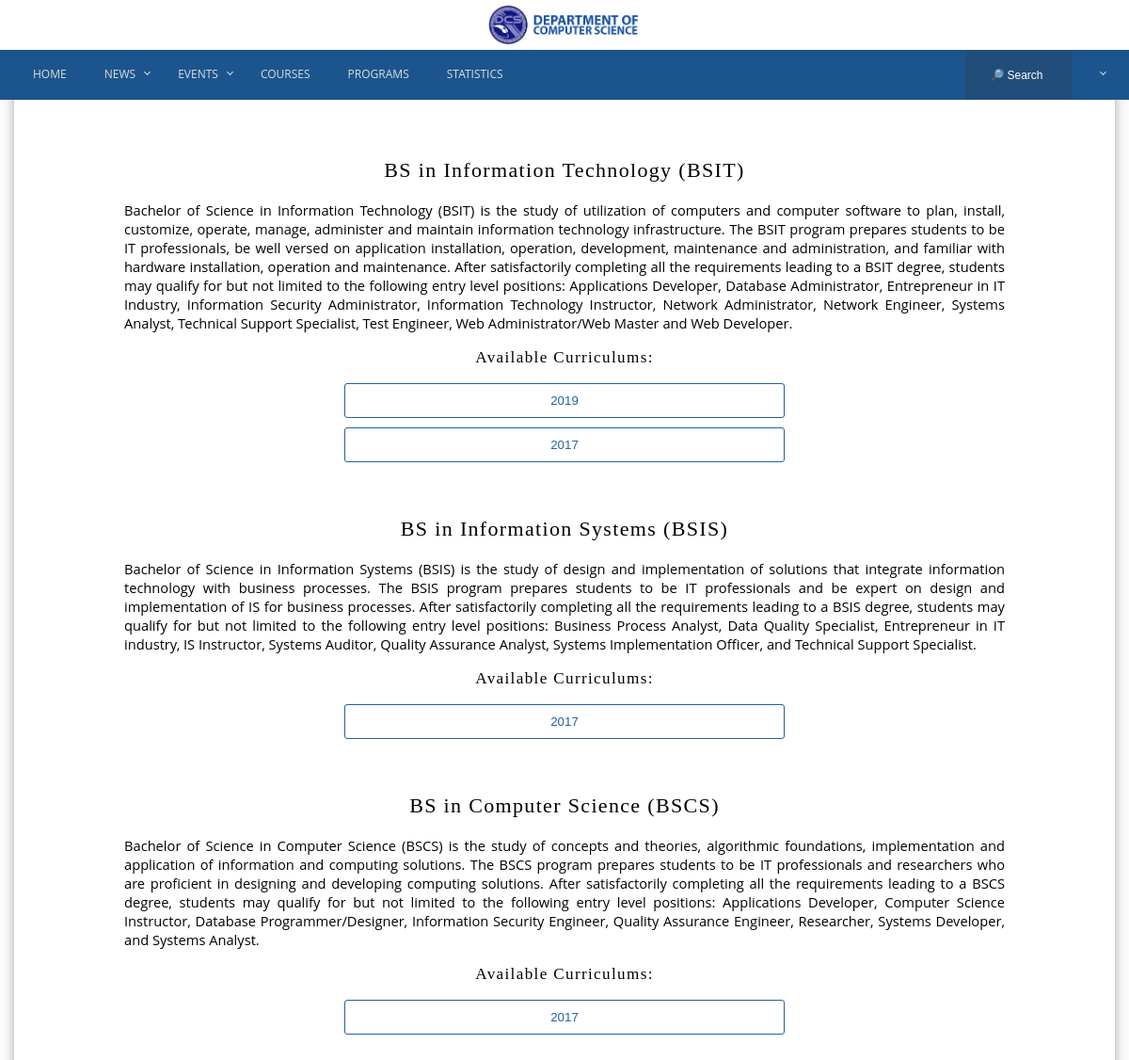
Screenshot of /program/program_list.php with the database file from the repository.
### tables this page shows
CREATE TABLE IF NOT EXISTS `program` (
  `program_id` int(11) NOT NULL,
  `program_code` varchar(20) DEFAULT NULL,
  `program_name` varchar(30) DEFAULT NULL,
  `program_desc` varchar(910) DEFAULT NULL
);

CREATE TABLE IF NOT EXISTS `curriculum` (
  `curriculum_id` int(11) NOT NULL,
  `program_id` int(11) DEFAULT NULL,
  `curriculum_year` int(11) DEFAULT NULL,
  `date_created` timestamp NOT NULL DEFAULT CURRENT_TIMESTAMP ON UPDATE CURRENT_TIMESTAMP,
  `last_modified` datetime DEFAULT NULL
);

### program/program_list.php (the view, shortened to what this page needs)
<?php
	require('connection.php');
	require('header.php');
	require('navbar.php');
	$sql = "SELECT * FROM program";
	$programs = mysqli_query($conn, $sql);
?>
<div class="container">
	<div class="content-wrapper" style="padding: 150px 0px 50px 0px">
		<?php
		while($program = mysqli_fetch_array($programs)) { ?>
		<div class="program-info-container">
		<?php
			echo "<h2>" . $program['program_name'] . " (" . $program['program_code'] . ") <br></h2>";
			echo $program['program_desc'] . "<br>";
			echo "<h3>Available Curriculums:</h3>";
			$sql = "SELECT * FROM curriculum WHERE program_id = ". $program['program_id'];
			$curriculums = mysqli_query($conn, $sql);
			while($curriculum = mysqli_fetch_array($curriculums)) {
		?>
				<form style="margin: 0px 0px 2px 0px"id="<?php echo $program['program_code'] . $curriculum['curriculum_year']; ?>" action="curriculum_view.php" method="get">
					<input class="ibtn" type="submit" value="<?php echo $curriculum['curriculum_year']; ?>">
				</form>
			<?php } ?>
		</div>
		<?php } ?>
	</div>
</div>
<?php
	require('footer.php');
?>

### program/functionalities/css/contactus.css (style rules this page uses)
input, textarea, select { border: none; outline: none; resize: none; width: 100%; -moz-appearance: none; -webkit-appearance: none; }

### program/css/styles.css (style rules this page uses)
body, html { margin: 0; padding: 0; overflow-x: hidden; }
.container { padding-right:15px; padding-left:15px; margin: 0 auto; }
@media (min-width:768px) { .container { width:750px } }
@media (min-width:992px) { .container { width:970px } }
@media (min-width:1200px) { .container { width:1170px } }
h1, h2, h3, h4, h5, h6 { font-family: 'Lora', serif; letter-spacing: 1pt; text-align: center; font-weight: normal; }
body { font-family: 'Open Sans', sans-serif; text-align: justify; font-size: 11pt; }
.ibtn { background: none; width: 50%; display: block; text-align: center; padding: 10px; border: 1px solid #2062a2; border-radius: 3px; color: #2062a2; margin: 1% 2%; margin: 10px auto; }

### program/css/navbar-footer.css (style rules this page uses)
input { outline: none; }

### program/css/events.css (style rules this page uses)
.content-wrapper { box-shadow: 0 4px 8px 0 rgba(0, 0, 0, 0.2), 0 6px 20px 0 rgba(0, 0, 0, 0.19); }

### program/css/custom-program.css (style rules this page uses)
.program-info-container { width: 80%; margin: 0% 10% 5% 10%; }

### rows the page displays
program: program_name "BS in Information Technology", program_code "BSIT", program_desc "Bachelor of Science in Information Technology (BSIT) is the study of utilization of computers and computer software to plan, install, customize, operate, manage, administer and maintain information technology infrastructure. The BSIT program prepares students to be IT professionals, be well versed on application installation, operation, development, maintenance and administration, and familiar with hardware installation, operation and maintenance. After satisfactorily completing all the requirements leading to a BSIT degree, students may qualify for but not limited to the following entry level positions: Applications Developer, Database Administrator, Entrepreneur in IT Industry,…"
curriculum: curriculum_year "2019"
curriculum: curriculum_year "2017"
program: program_name "BS in Information Systems", program_code "BSIS", program_desc "Bachelor of Science in Information Systems (BSIS) is the study of design and implementation of solutions that integrate information technology with business processes. The BSIS program prepares students to be IT professionals and be expert on design and implementation of IS for business processes. After satisfactorily completing all the requirements leading to a BSIS degree, students may qualify for but not limited to the following entry level positions: Business Process Analyst, Data Quality Specialist, Entrepreneur in IT industry, IS Instructor, Systems Auditor, Quality Assurance Analyst, Systems Implementation Officer, and Technical Support Specialist."
curriculum: curriculum_year "2017"
program: program_name "BS in Computer Science", program_code "BSCS", program_desc "Bachelor of Science in Computer Science (BSCS) is the study of concepts and theories, algorithmic foundations, implementation and application of information and computing solutions. The BSCS program prepares students to be IT professionals and researchers who are proficient in designing and developing computing solutions. After satisfactorily completing all the requirements leading to a BSCS degree, students may qualify for but not limited to the following entry level positions: Applications Developer, Computer Science Instructor, Database Programmer/Designer, Information Security Engineer, Quality Assurance Engineer, Researcher, Systems Developer, and Systems Analyst."
curriculum: curriculum_year "2017"
